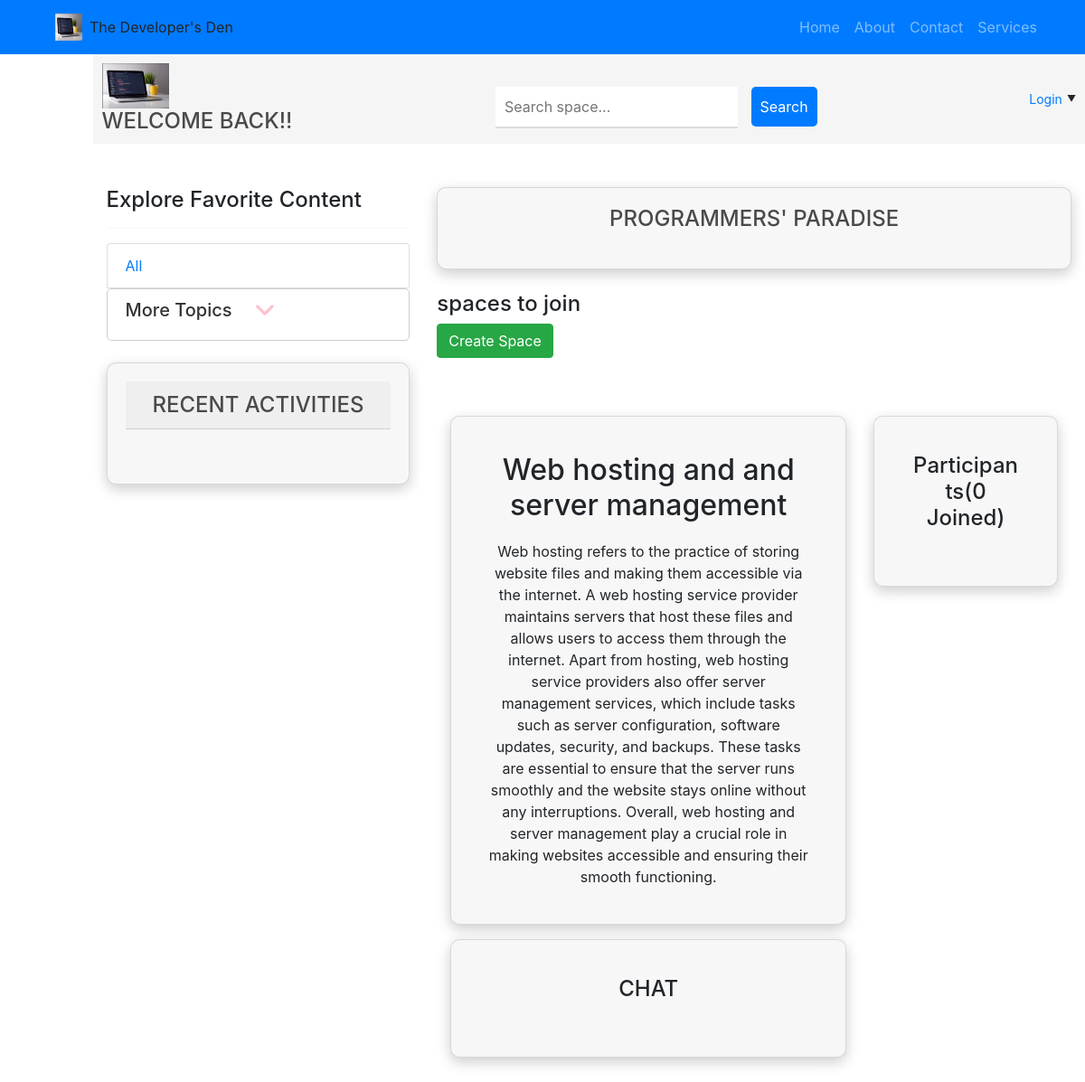
The page /room/3/ on the database as committed earlier.
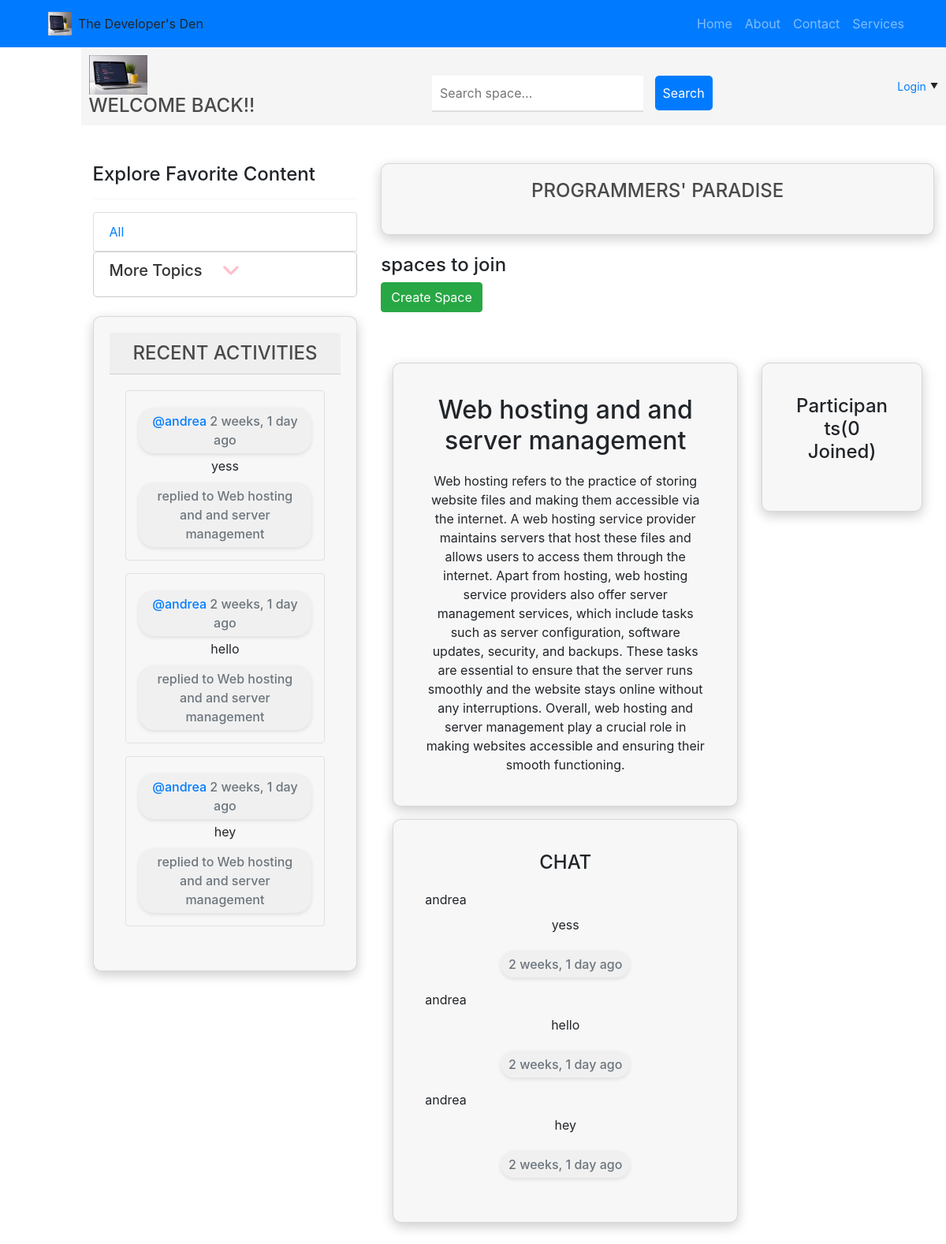
The same page on the database as committed later.
### base/models.py (models this page shows, shortened)
class Room(models.Model):
    host = models.ForeignKey(User, on_delete=models.SET_NULL, null=True)
    topic = models.ForeignKey(Topic, on_delete=models.SET_NULL, null=True)
    name = models.CharField(max_length=200)
    description = models.TextField()
    participants = models.ManyToManyField(User, related_name='participants', blank=True)
    created = models.DateTimeField(auto_now_add=True)
    updated = models.DateTimeField(auto_now=True)
    class Meta:
        ordering = ['-updated', '-created']
    def __str__(self):
        return self.name

class Message(models.Model):
    user = models.ForeignKey(User, on_delete=models.CASCADE)
    room = models.ForeignKey(Room, on_delete=models.CASCADE)
    body = models.TextField()
    updated = models.DateTimeField(auto_now=True)
    created = models.DateTimeField(auto_now_add=True)
    class Meta:
        ordering = ['-updated', '-created']

### base/views.py (the view, shortened to what this page needs)
# urls.py: path('room/<int:pk>/', views.room, name="room"),
def room(request,pk):
    room = Room.objects.get(id=pk)
    room_messages = room.message_set.all()
    participants = room.participants.all()
    context={'room':room,'room_messages':room_messages, 'participants':participants}
    return render(request,'room.html',context)

### Templates/room.html (shortened to what this page needs)
{% load static %}
{% include "home.html" %}
{% block content %}
<div class="container mt-5">
    <div class="row">
        <div class="col-md-8">
            <div class="card mb-3">
                <div class="card-body">
                    <h2 class="card-title">{{room.name}}</h2>
                    <p class="card-text">{{room.description}}</p>
                </div>
            </div>
            <div class="card">
                <div class="card-body">
                    <h3 class="card-title">Chat</h3>
                    {% for message in room_messages %}
                    <div class="mb-3">
                        <div class="d-flex align-items-center mb-2">
                            <p class="mb-0">{{message.user}}</p>
                        </div>
                        <p class="card-text">{{message.body}}</p>
                        <small class="text-muted">{{ message.created|timesince }} ago</small>
                    </div>
                    {% endfor %}
                </div>
            </div>
        </div>
        <div class="col-md-4">
            <div class="card">
                <div class="card-body">
                    <h4 class="card-title">Participants<span>({{participants.count}} Joined)</span></h4>
                </div>
            </div>
        </div>
    </div>
</div>
{% endblock %}

### Templates/home.html (shortened to what this page needs)
{% load static %}
{% load bootstrap4 %}
<!DOCTYPE html>
<html>
<head>
    <link rel="stylesheet" href="{% static 'css/bootstrap.min.css' %}">
    <link rel="stylesheet" type="text/css" href="{% static 'styles/main.css' %}">
    <script src="https://kit.fontawesome.com/79a1a846e3.js"></script>    {% bootstrap_css %}
</head>
    {% block content %}
    <header>
      <nav class="navbar navbar-expand-lg navbar-dark bg-primary">
        <div class="container">
          <a class="navbar-brand" href="#">
            <a href="{% url 'home' %}"><img src="{% static 'images/logo1.png' %}" width="30" height="30" alt="Logo"></a>
            <span class="ml-2">The Developer's Den</span>
          </a>
          <div class="collapse navbar-collapse justify-content-end" id="navbarNav">
            <ul class="navbar-nav">
              <li class="nav-item">
                <a class="nav-link" href="{% url 'home' %}">Home</a>
              </li>
              <li class="nav-item">
                <a class="nav-link" href="{% url 'about' %}">About</a>
              </li>
              <li class="nav-item">
                <a class="nav-link" href="{% url 'dashboard' %}">Contact</a>
              </li>
              <li class="nav-item">
                <a class="nav-link" href="#">Services</a>
              </li>
            </ul>
          </div>
        </div>
      </nav>
    </header>
    <div class="row container-2">
      <div class=" col-11 offset-1">
        {% include 'navbar.html' %}
      <div class="container my-5">
        <div class="row">
            <div class="col-md-4 mb-4">
                {% include 'topics.html' %}
                <br>
                {% include 'activities.html' %}
                </div>
            </div>
            <div class="col-md-8">
              <div class="card">
                <div class="card-title">
                  <h3>Programmers' Paradise</h3>
                </div>
              </div>
              <br>
                <h4>{{room_count}} spaces to join</h4>
                <a href="{% url 'create-room' %}" class="btn btn-success mb-3">Create Space</a>
      {% endblock %}
</body>
</html>

### Templates/navbar.html (shortened to what this page needs)
{% load static %}
<div class="navbar">
  <div class="logo">
    <a href="{% url 'home' %}"><img src="{% static 'images/logo1.png' %}" alt="Logo"></a>
    <h3>Welcome Back!!</h3>
  </div>
  <div class="search">
    <form method="get" action="{% url 'home' %}">
      <input type="text" name="q" placeholder="Search space...">
      <button type="submit">Search</button>
    </form>
  </div>
  <div class="user">
    {% if request.user.is_authenticated %}
    <img src="{% static 'images/avatar.jpeg' %}" class="avatar">
     {{ request.user }}
    <div class="dropdown">
      <a href="{% url 'update-profile' %}">Settings</a>
      <a href="{% url 'logout' %}">Logout</a>
    </div>
    {% else %}
    <a href="{% url 'login' %}">Login</a>
    {% endif %}
  </div>
</div>

### Templates/topics.html (shortened to what this page needs)
<h4>Explore Favorite Content</h4>
                <hr>
                <ul class="list-group">
                    <li class="list-group-item">
                      <a href="{% url 'home' %}" class="d-flex justify-content-between align-items-center text-decoration-none">
                        <span>All</span>
                      </a>
                    </li>
                    <a href="#" class="more-topics-link">
                      <h4 class="more-topics-heading">
                        More Topics
                        <i class="fa-solid fa-angle-down more-topics-icon"></i>
                      </h4>
                    </a>
                  </ul>
                <div>

### Templates/activities.html (shortened to what this page needs)
<div class="card">
  <div class="card-header">
    <h3 class="mb-0">Recent Activities</h3>
  </div>
  <div class="card-body">
    {% for message in room_messages %}
    <div class="border rounded p-3 mb-3">
      <div class="d-flex justify-content-between">
        <small class="text-muted">
          <a href="{% url 'profile' message.user.id %}" class="text-decoration-none">@{{message.user}}</a> {{message.created|timesince}} ago
        </small>
      </div>
      <p class="mt-1 mb-1">{{message.body}}</p>
      <small class="text-muted">replied to {{message.room}}</small>
    </div>
    {% endfor %}
  </div>
</div>

### Templates/home.html (style rules this page uses)
.container-2 { height: 220px; }
.card { background-color: #f7f7f7; border-radius: 10px; box-shadow: 0px 5px 15px rgba(0, 0, 0, 0.2); padding: 20px; text-align: center; }
.card-title { margin-bottom: 20px; }
h3 { color: #4a4a4a; font-size: 24px; font-weight: 500; margin: 0; text-transform: uppercase; }
small { display: inline-block; font-size: 1em; font-weight: 500; color: #999; margin-top: 5px; padding: 5px 10px; border-radius: 20px; background-color: #f0f0f0; box-shadow: 0px 2px 5px rgba(0, 0, 0, 0.1); }

### Templates/navbar.html (style rules this page uses)
.navbar { display: flex; justify-content: space-between; align-items: center; padding: 10px; background-color: #f5f5f5; }
.logo img { height: 50px; }
.user { display: flex; align-items: center; font-size: 14px; position: relative; }
.user a { margin-left: 10px; }
.user::after { content: "\25BC"; margin-left: 5px; font-size: 10px; }
.search { margin-top: 20px; display: flex; justify-content: center; align-items: center; }
.search input[type="text"] { padding: 10px ; font-size: 16px; border: none; border-bottom: 2px solid #ddd; }
.search button { padding: 10px 10px; background-color: #007bff; color: #fff; border: none; border-radius: 5px; margin-left: 10px; cursor: pointer; transform: background 0.5s; }

### Templates/topics.html (style rules this page uses)
.more-topics-link { display: inline-block; text-decoration: none; border: 1px solid #ccc; border-radius: 5px; padding: 10px 20px; }
.more-topics-heading { font-size: 20px; color: #333; margin-bottom: 10px; display: flex; align-items: center; }
.more-topics-icon { margin-left: 25px; color: pink; font-size: 26px; }

Rows that differ between the two databases and show on the page:
added Message: user "andrea", created "2 weeks, 1 day", body "yess", room "Web hosting and and server management"
added Message: user "andrea", created "2 weeks, 1 day", body "hello", room "Web hosting and and server management"
added Message: user "andrea", created "2 weeks, 1 day", body "hey", room "Web hosting and and server management"
